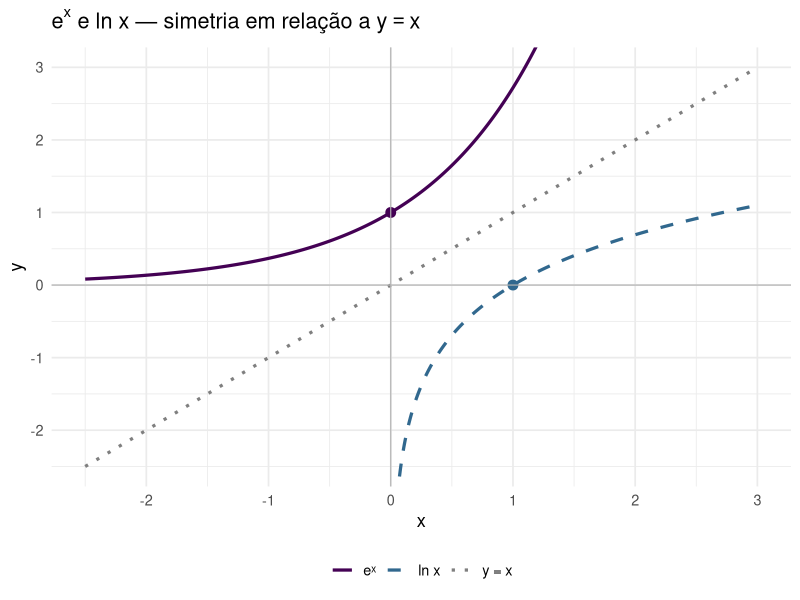
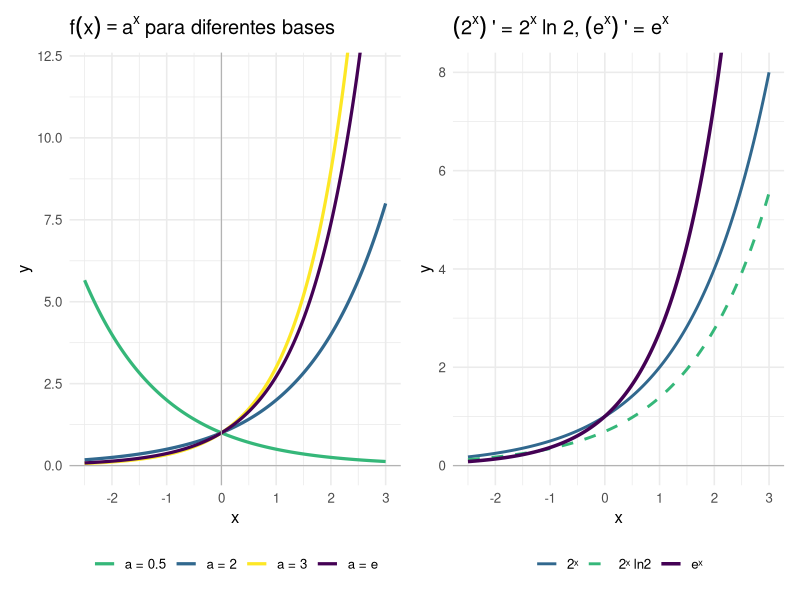

Source code (R) for these figures, in order:
## ---- chunk 1
#| label: fig-exp-natural
#| fig-cap: "Gráfico de $e^x$ e $\\ln x$: simétricos em relação à reta $y=x$. A exponencial tem domínio $\\mathbb{R}$ e imagem $(0,+\\infty)$; o logaritmo, o inverso."
#| fig-align: center
#| fig-width: 8
#| fig-height: 5

library(ggplot2)

x_exp <- seq(-2.5, 3,   length.out = 400)
x_ln  <- seq(0.05, 3,   length.out = 400)
x_ref <- seq(-2.5, 3,   length.out = 400)

df <- data.frame(
  x   = c(x_exp,  x_ln,    x_ref),
  y   = c(exp(x_exp), log(x_ln), x_ref),
  fun = c(rep("eˣ", 400), rep("ln x", 400), rep("y = x", 400))
)

ggplot(df, aes(x, y, color = fun, linetype = fun)) +
  geom_line(linewidth = 1.1) +
  geom_point(data = data.frame(x = 0, y = 1, fun = "eˣ"),
             aes(x, y), color = "#440154", size = 3) +
  geom_point(data = data.frame(x = 1, y = 0, fun = "ln x"),
             aes(x, y), color = "#31688e", size = 3) +
  coord_cartesian(xlim = c(-2.5, 3), ylim = c(-2.5, 3)) +
  geom_hline(yintercept = 0, color = "gray70", linewidth = 0.4) +
  geom_vline(xintercept = 0, color = "gray70", linewidth = 0.4) +
  scale_color_manual(values = c("eˣ" = "#440154", "ln x" = "#31688e", "y = x" = "gray50")) +
  scale_linetype_manual(values = c("eˣ" = "solid", "ln x" = "dashed", "y = x" = "dotted")) +
  labs(title = expression(e^x ~ "e" ~ ln~x ~ "— simetria em relação a" ~ y == x),
       x = "x", y = "y", color = NULL, linetype = NULL) +
  theme_minimal(base_size = 13) + theme(legend.position = "bottom")
## ---- chunk 2
#| label: fig-exp-outras-bases
#| fig-cap: "Funções exponenciais $a^x$ para diferentes bases $a$. Para $a>1$, a função é crescente; para $0<a<1$, decrescente. O caso $a=e$ é destacado."
#| fig-align: center
#| fig-width: 9
#| fig-height: 4.5

library(ggplot2)
library(patchwork)

base_t <- theme_minimal(base_size = 12)
x_seq <- seq(-2.5, 3, length.out = 400)

df <- do.call(rbind, lapply(c(0.5, 2, exp(1), 3), function(a) {
  data.frame(x = x_seq, y = a^x_seq,
             base = paste0("a = ", ifelse(a == exp(1), "e", a)))
}))
df <- subset(df, y < 20)

cols <- c("a = 0.5" = "#35b779", "a = 2" = "#31688e",
          "a = e"   = "#440154", "a = 3" = "#FDE725")

p1 <- ggplot(df, aes(x, y, color = base)) +
  geom_line(linewidth = 1.1) +
  geom_hline(yintercept = 0, color = "gray70", linewidth = 0.4) +
  geom_vline(xintercept = 0, color = "gray70", linewidth = 0.4) +
  coord_cartesian(ylim = c(0, 12)) +
  scale_color_manual(values = cols) +
  labs(title = expression(f(x) == a^x ~ "para diferentes bases"),
       x = "x", y = "y", color = NULL) +
  base_t + theme(legend.position = "bottom")

# Derivada de 2^x vs e^x
df2 <- data.frame(
  x = x_seq,
  f2 = 2^x_seq,
  df2 = 2^x_seq * log(2),
  fe = exp(x_seq),
  dfe = exp(x_seq)
)
df2 <- subset(df2, f2 < 10)

p2 <- ggplot(df2, aes(x)) +
  geom_line(aes(y = f2,  color = "2ˣ"),    linewidth = 1) +
  geom_line(aes(y = df2, color = "2ˣ ln2"), linewidth = 1, linetype = "dashed") +
  geom_line(aes(y = fe,  color = "eˣ"),     linewidth = 1.2) +
  coord_cartesian(ylim = c(0, 8)) +
  geom_hline(yintercept = 0, color = "gray70", linewidth = 0.4) +
  scale_color_manual(values = c("2ˣ" = "#31688e", "2ˣ ln2" = "#35b779", "eˣ" = "#440154")) +
  labs(title = expression((2^x)~"'"~"= 2"^x~"ln 2," ~ (e^x)~"'"~"= e"^x),
       x = "x", y = "y", color = NULL) +
  base_t + theme(legend.position = "bottom")

p1 + p2
